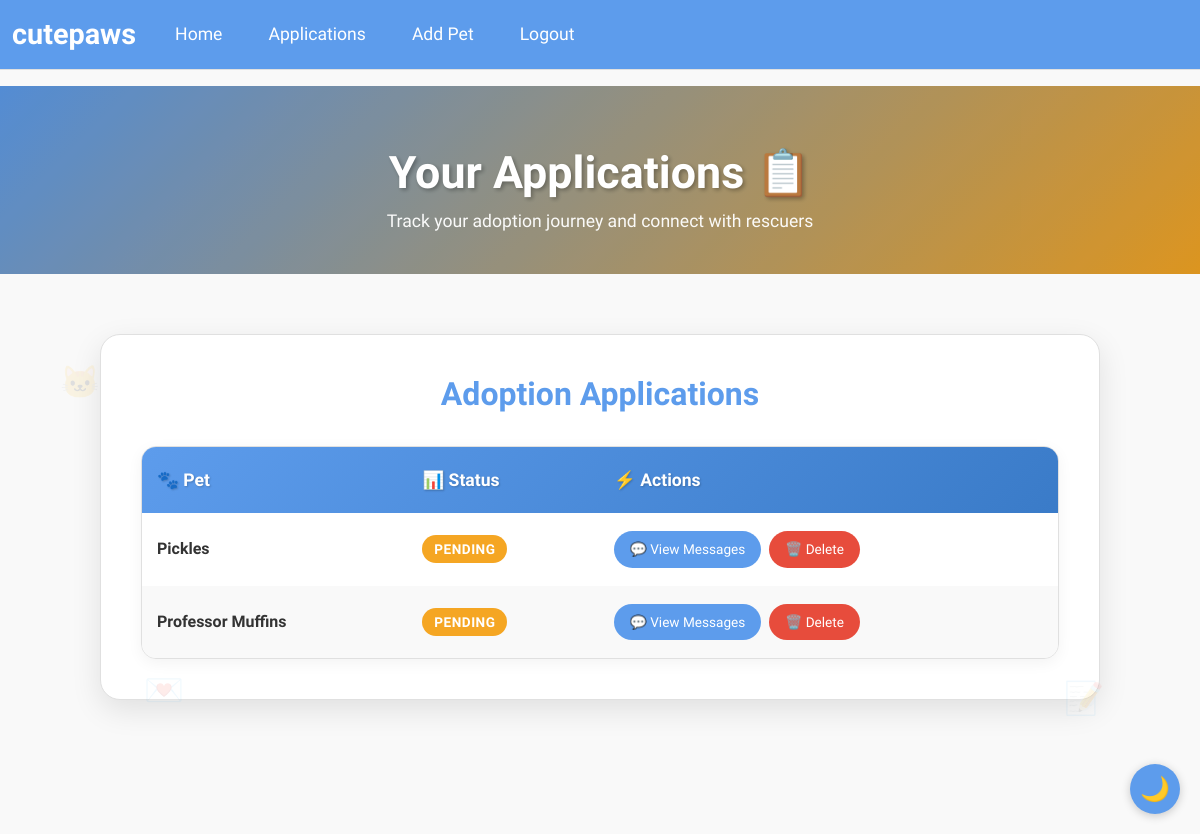
Page /applications (signed in) on the committed database.
### wepsite/models.py (models this page shows)
class AdoptionApplication(db.Model):
    id = db.Column(db.Integer, primary_key=True)
    pet_id = db.Column(db.Integer, db.ForeignKey('pet.id'))
    user_id = db.Column(db.Integer, db.ForeignKey('user.id'))
    application_date = db.Column(db.DateTime, default=func.now())
    answers = db.Column(db.Text)
    status = db.Column(db.String(20), default='pending')
    messages = db.relationship(
        'Message',
        backref='application',
        lazy=True,
        cascade="all, delete-orphan"
    )

class Pet(db.Model):
    id             = db.Column(db.Integer, primary_key=True)
    name           = db.Column(db.String(100))
    age            = db.Column(db.Integer)
    breed          = db.Column(db.String(100))
    description    = db.Column(db.Text)
    city           = db.Column(db.String(100))  # Changed from location to city
    image_filename = db.Column(db.String(200))
    is_adopted     = db.Column(db.Boolean, default=False)
    is_deleted = db.Column(db.Boolean, default=False)
    adoption_date = db.Column(db.DateTime)
    posted_by      = db.Column(db.Integer, db.ForeignKey('user.id'))
    poster = db.relationship('User', foreign_keys=[posted_by])
    applications = db.relationship(
        'AdoptionApplication',
        backref="pet",
        lazy=True,
        cascade="all, delete-orphan"
    )

### wepsite/views.py (the view)
@views.route('/applications')
@login_required
def applications():
    if current_user.is_admin:
        apps = AdoptionApplication.query \
            .join(Pet) \
            .filter(Pet.posted_by == current_user.id) \
            .order_by(AdoptionApplication.id.desc()) \
            .all()
    else:
        apps = AdoptionApplication.query \
            .filter_by(user_id=current_user.id) \
            .order_by(AdoptionApplication.id.desc()) \
            .all()
    if not apps:
        flash('No applications found', 'info')
    for app in apps:
        app.unread = Message.query.filter(
            Message.application_id == app.id,
            Message.sender_id != current_user.id,
            Message.is_read == False
        ).count()
        app.messages = Message.query.filter_by(
            application_id=app.id,
            is_deleted=False
        ).order_by(Message.timestamp.desc()).all()
    return render_template('applications.html', user=current_user, applications=apps)

### wepsite/templates/applications.html (shortened to what this page needs)
{% extends "base.html" %}
{% block extra_css %}
<link rel="stylesheet" href="{{ url_for('static', filename='css/applications.css') }}">
{% endblock %}
{% block content %}
<section class="applications-hero">
    <div class="container">
        <div class="row justify-content-center">
            <div class="col-lg-8">
                <div class="hero-content">
                    <h1 class="hero-title">Your Applications 📋</h1>
                    <p class="hero-subtitle">Track your adoption journey and connect with rescuers</p>
                </div>
            </div>
        </div>
    </div>
</section>
<section class="main-section">
    <div class="container">
        <div class="floating-element">🐱</div>
        <div class="floating-element">📝</div>
        <div class="floating-element">💌</div>
        <div class="row justify-content-center">
            <div class="col-12">
                <div class="applications-container">
                    {% if current_user %}
                        <h2 class="section-title">
                             Adoption Applications
                        </h2>
                    {% else %}
                        <h2 class="section-title">Your Adoption Applications</h2>
                    {% endif %}
                    {% if applications %}
                        <div class="table-container">
                            <table class="applications-table">
                                <thead>
                                    <tr>
                                        <th>🐾 Pet</th>
                                        <th>📊 Status</th>
                                        <th>⚡ Actions</th>
                                    </tr>
                                </thead>
                                <tbody>
                                    {% for app in applications %}
                                        <tr>
                                            <td>
                                                <strong>{{ app.pet.name }}</strong>
                                            </td>
                                            <td>
                                                {% if app.status == 'pending' %}
                                                    <span class="status-badge status-pending">{{ app.status }}</span>
                                                {% elif app.status == 'approved' %}
                                                    <span class="status-badge status-approved">{{ app.status }}</span>
                                                {% elif app.status == 'rejected' %}
                                                    <span class="status-badge status-rejected">{{ app.status }}</span>
                                                {% elif app.status == 'archived' %}
                                                    <span class="status-badge status-archived">{{ app.status }}</span>
                                                {% else %}
                                                    <span class="status-badge">{{ app.status }}</span>
                                                {% endif %}
                                            </td>
                                            <td>
                                                {% if (current_user.is_admin and app.pet.posted_by == current_user.id) or current_user.id == app.user_id %}
                                                    {% if app.status != 'archived' %}
                                                        <div class="action-buttons">
                                                            <a href="{{ url_for('views.messages', application_id=app.id) }}" class="btn-custom btn-view">
                                                                💬 View Messages
                                                            </a>
                                                            <a href="{{ url_for('views.delete_application', application_id=app.id) }}" class="btn-custom btn-delete" onclick="return confirm('Are you sure you want to delete this application?')">
                                                                🗑️ Delete
                                                            </a>
                                                        </div>
                                                    {% endif %}
                                                {% endif %}
                                            </td>
                                        </tr>
                                    {% endfor %}
                                </tbody>
                            </table>
                        </div>
                    {% endif %}
                </div>
            </div>
        </div>
    </div>
</section>
{% endblock %}

### wepsite/static/css/applications.css (style rules this page uses)
.applications-hero { background: linear-gradient(135deg, var(--color-primary) 0%, var(--color-secondary) 100%); padding: 60px 0 40px; position: relative; overflow: hidden; }
.applications-hero::before { content: ''; position: absolute; top: 0; left: 0; right: 0; bottom: 0; background: rgba(0, 0, 0, 0.1); z-index: 1; }
.hero-content { position: relative; z-index: 2; color: white; text-align: center; }
.hero-title { font-size: 2.8rem; font-weight: bold; margin-bottom: 0.5rem; text-shadow: 2px 2px 4px rgba(0, 0, 0, 0.3); }
.hero-subtitle { font-size: 1.1rem; font-family: 'Playwrite AU NSW', cursive; opacity: 0.95; margin-bottom: 0; }
.main-section { padding: 60px 0; background-color: var(--color-background); min-height: 70vh; position: relative; }
.applications-container { max-width: 1000px; margin: 0 auto; background-color: var(--color-surface); padding: 40px; border-radius: 20px; box-shadow: 0 10px 30px rgba(0, 0, 0, 0.1); border: 1px solid var(--color-border); transition: transform 0.3s ease; }
.section-title { font-size: 2rem; color: var(--color-primary); margin-bottom: 2rem; font-weight: 600; text-align: center; }
.table-container { background-color: var(--color-surface); border-radius: 15px; overflow: hidden; box-shadow: 0 4px 15px rgba(0, 0, 0, 0.05); border: 1px solid var(--color-border); }
.applications-table { width: 100%; margin: 0; background-color: transparent; border-collapse: separate; border-spacing: 0; }
.applications-table thead { background: linear-gradient(135deg, var(--color-primary) 0%, var(--color-primary-dark) 100%); }
.applications-table thead th { color: white !important; font-weight: 600; padding: 20px 15px; text-align: left; border: none; font-size: 1.1rem; text-shadow: 1px 1px 2px rgba(0, 0, 0, 0.2); }
.applications-table tbody tr { background-color: var(--color-surface); transition: all 0.3s ease; border-bottom: 1px solid var(--color-border); }
.applications-table tbody tr:nth-child(even) { background-color: var(--color-background); }
.applications-table td { padding: 18px 15px; color: var(--color-text); border: none; font-size: 1rem; vertical-align: middle; }
.status-badge { padding: 6px 12px; border-radius: 20px; font-size: 0.85rem; font-weight: 600; text-transform: uppercase; letter-spacing: 0.5px; }
.status-pending { background-color: var(--color-secondary); color: white; }
.action-buttons { display: flex; gap: 8px; flex-wrap: wrap; }
.btn-custom { padding: 8px 16px; border-radius: 20px; font-size: 0.85rem; font-weight: 500; text-decoration: none; display: inline-flex; align-items: center; gap: 5px; transition: all 0.3s ease; border: none; cursor: pointer; }
.btn-view { background-color: var(--color-primary); color: white; }
.btn-delete { background-color: var(--color-error); color: white; }
.floating-element { position: absolute; font-size: 2rem; opacity: 0.1; animation: float 6s ease-in-out infinite; user-select: none; pointer-events: none; }
.floating-element:nth-child(1) { top: 15%; left: 5%; animation-delay: 0s; }
.floating-element:nth-child(2) { bottom: 20%; right: 8%; animation-delay: 2s; }
.floating-element:nth-child(3) { top: 70%; left: 12%; animation-delay: 4s; }

### wepsite/templates/base.html (style rules this page uses)
:root { --color-primary: #5d9cec; --color-primary-dark: #3a7bc8; --color-secondary: #f5a623; --color-secondary-dark: #e08c0c; --color-background: #f9f9f9; --color-surface: #ffffff; --color-text: #333333; --color-text-light: #666666; --color-success: #27ae60; --color-error: #e74c3c; --color-border: #e0e0e0; --color-primary-darkmode: #6bb9f0; --color-secondary-darkmode: #ffb347; --color-background-darkmode: #1a1a1a; --color-surface-darkmode: #2d2d2d; --color-text-darkmode: #f5f5f5; --color-text-light-darkmode: #cccccc; --color-border-darkmode: #444444; }
* { box-sizing: border-box; }
html { scroll-behavior: smooth; }
body { background-color: var(--color-background); font-family: 'Signika Negative', sans-serif; color: var(--color-text); margin: 0; padding: 0; min-height: 100vh; transition: background-color 0.3s, color 0.3s; }

### rows in the picture
AdoptionApplication: pet.name "Pickles", status "PENDING"
AdoptionApplication: pet.name "Professor Muffins", status "PENDING"
